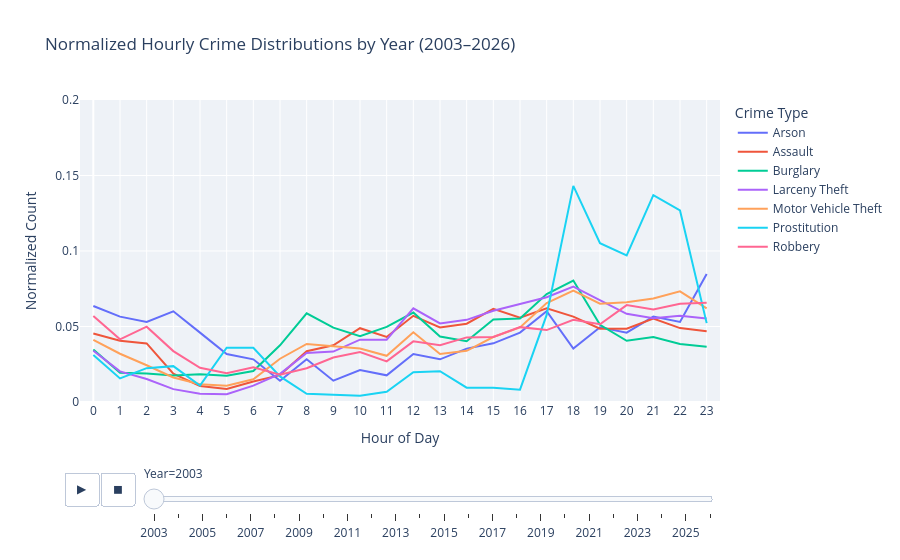
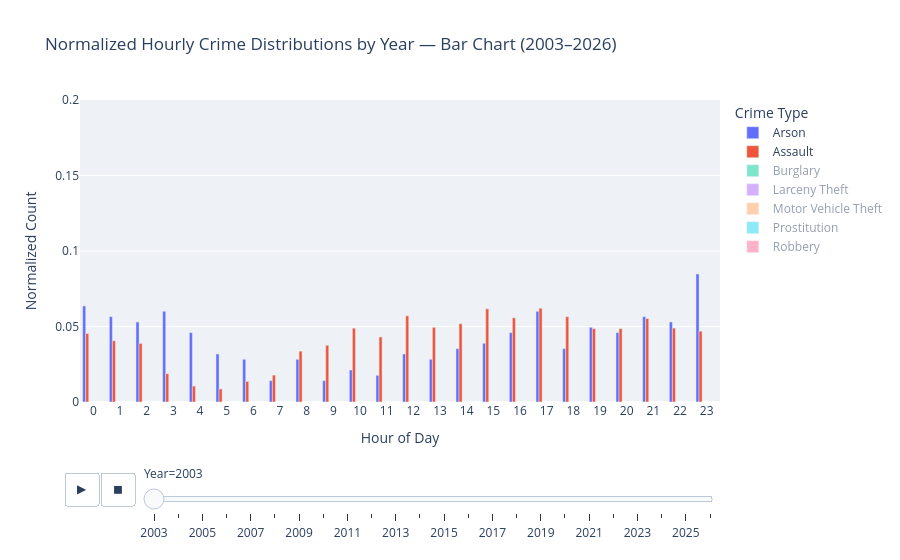

Source (notebook cell) for these figures, in order:
### Code cell
# --- animated bar chart (grouped) ---
# collect crime type names in the order Plotly assigned them
trace_names = [trace.name for trace in fig.data]

# decide which ones start visible
default_visible = {"Arson", "Assault", "Burglary", "Drug Offense", "Larceny Theft", "Motor Vehicle Theft", "Prostitution", "Robbery", "Vandalism"}

# set on base traces
for trace in fig.data:
    trace.visible = True if trace.name in default_visible else "legendonly"

# mirror exactly on every frame
for frame in fig.frames:
    for trace in frame.data:
        trace.visible = True if trace.name in default_visible else "legendonly"

fig.show()

fig_bar = px.bar(
    hourly_yearly,
    x="Hour",
    y="NormalizedCount",
    color="Incident Category",
    animation_frame="Year",
    barmode="group",
    title="Normalized Hourly Crime Distributions by Year — Bar Chart (2003–2026)",
    labels={
        "NormalizedCount": "Normalized Count",
        "Hour": "Hour of Day",
        "Incident Category": "Crime Type",
    },
    range_x=[-0.5, 23.5],
    range_y=[0, 0.2],
)

for i, trace in enumerate(fig_bar.data):
    trace.visible = True if i < 2 else "legendonly"

for frame in fig_bar.frames:
    hide_traces_in_frame(frame)

fig_bar.update_xaxes(tickmode="linear", tick0=0, dtick=1)
fig_bar.update_layout(
    legend=dict(x=1.02, y=1, xanchor="left", yanchor="top"),
    margin=dict(r=180),
    plot_bgcolor="#eef2f7",
)

fig_bar.show()

### Figure 1 — Plotly figure (JSON) as saved in the notebook; plotly's stock layout.template omitted (floating-point values rounded to 4 significant figures)
{"data": [{"hovertemplate": "Crime Type=Arson<br>Year=2003<br>Hour of Day=%{x}<br>Normalized Count=%{y}<extra></extra>", "legendgroup": "Arson", "line": {"color": "#636efa", "dash": "solid"}, "marker": {"symbol": "circle"}, "mode": "lines", "name": "Arson", "orientation": "v", "showlegend": true, "type": "scatter", "visible": true, "x": [0, 1, 2, 3, 4, 5, 6, 7, 8, 9, 10, 11, 12, 13, 14, 15, 16, 17, 18, 19, 20, 21, 22, 23], "xaxis": "x", "y": [0.0636, 0.05654, 0.053, 0.06007, 0.04594, 0.0318, 0.02827, 0.01413, 0.02827, 0.01413, 0.0212, 0.01767, 0.0318, 0.02827, 0.03534, 0.03887, 0.04594, 0.06007, 0.03534, 0.04947, 0.04594, 0.05654, 0.053, 0.08481], "yaxis": "y"}, {"hovertemplate": "Crime Type=Assault<br>Year=2003<br>Hour of Day=%{x}<br>Normalized Count=%{y}<extra></extra>", "legendgroup": "Assault", "line": {"color": "#EF553B", "dash": "solid"}, "marker": {"symbol": "circle"}, "mode": "lines", "name": "Assault", "orientation": "v", "showlegend": true, "type": "scatter", "visible": true, "x": [0, 1, 2, 3, 4, 5, 6, 7, 8, 9, 10, 11, 12, 13, 14, 15, 16, 17, 18, 19, 20, 21, 22, 23], "xaxis": "x", "y": [0.04532, 0.04056, 0.03879, 0.01874, 0.01054, 0.008672, 0.01361, 0.01781, 0.03366, 0.03758, 0.04886, 0.04308, 0.05707, 0.04942, 0.05185, 0.06173, 0.05576, 0.0621, 0.05651, 0.04858, 0.04858, 0.0553, 0.04896, 0.0469], "yaxis": "y"}, {"hovertemplate": "Crime Type=Burglary<br>Year=2003<br>Hour of Day=%{x}<br>Normalized Count=%{y}<extra></extra>", "legendgroup": "Burglary", "line": {"color": "#00cc96", "dash": "solid"}, "marker": {"symbol": "circle"}, "mode": "lines", "name": "Burglary", "orientation": "v", "showlegend": true, "type": "scatter", "visible": true, "x": [0, 1, 2, 3, 4, 5, 6, 7, 8, 9, 10, 11, 12, 13, 14, 15, 16, 17, 18, 19, 20, 21, 22, 23], "xaxis": "x", "y": [0.03472, 0.01937, 0.01886, 0.01753, 0.01836, 0.01736, 0.02053, 0.03756, 0.05876, 0.04925, 0.04357, 0.04975, 0.05927, 0.04341, 0.04023, 0.05459, 0.05526, 0.07145, 0.08047, 0.05109, 0.04057, 0.04307, 0.0384, 0.03656], "yaxis": "y"}, {"hovertemplate": "Crime Type=Larceny Theft<br>Year=2003<br>Hour of Day=%{x}<br>Normalized Count=%{y}<extra></extra>", "legendgroup": "Larceny Theft", "line": {"color": "#ab63fa", "dash": "solid"}, "marker": {"symbol": "circle"}, "mode": "lines", "name": "Larceny Theft", "orientation": "v", "showlegend": true, "type": "scatter", "visible": true, "x": [0, 1, 2, 3, 4, 5, 6, 7, 8, 9, 10, 11, 12, 13, 14, 15, 16, 17, 18, 19, 20, 21, 22, 23], "xaxis": "x", "y": [0.03392, 0.0203, 0.01523, 0.008517, 0.00541, 0.005141, 0.01086, 0.01865, 0.03246, 0.03342, 0.04128, 0.04128, 0.06204, 0.05203, 0.0544, 0.06043, 0.06488, 0.06937, 0.07647, 0.06764, 0.05843, 0.05552, 0.05709, 0.05525], "yaxis": "y"}, {"hovertemplate": "Crime Type=Motor Vehicle Theft<br>Year=2003<br>Hour of Day=%{x}<br>Normalized Count=%{y}<extra></extra>", "legendgroup": "Motor Vehicle Theft", "line": {"color": "#FFA15A", "dash": "solid"}, "marker": {"symbol": "circle"}, "mode": "lines", "name": "Motor Vehicle Theft", "orientation": "v", "showlegend": true, "type": "scatter", "visible": true, "x": [0, 1, 2, 3, 4, 5, 6, 7, 8, 9, 10, 11, 12, 13, 14, 15, 16, 17, 18, 19, 20, 21, 22, 23], "xaxis": "x", "y": [0.04109, 0.03196, 0.02431, 0.01621, 0.01176, 0.01073, 0.01507, 0.02865, 0.03847, 0.0371, 0.03538, 0.03059, 0.04623, 0.03185, 0.0339, 0.04303, 0.04942, 0.06552, 0.07385, 0.06506, 0.06609, 0.06849, 0.07328, 0.06198], "yaxis": "y"}, {"hovertemplate": "Crime Type=Prostitution<br>Year=2003<br>Hour of Day=%{x}<br>Normalized Count=%{y}<extra></extra>", "legendgroup": "Prostitution", "line": {"color": "#19d3f3", "dash": "solid"}, "marker": {"symbol": "circle"}, "mode": "lines", "name": "Prostitution", "orientation": "v", "showlegend": true, "type": "scatter", "visible": true, "x": [0, 1, 2, 3, 4, 5, 6, 7, 8, 9, 10, 11, 12, 13, 14, 15, 16, 17, 18, 19, 20, 21, 22, 23], "xaxis": "x", "y": [0.03121, 0.0156, 0.02239, 0.02374, 0.01085, 0.03596, 0.03596, 0.01696, 0.005427, 0.004749, 0.004071, 0.006784, 0.01967, 0.02035, 0.009498, 0.009498, 0.008141, 0.05767, 0.1431, 0.1052, 0.09701, 0.137, 0.1269, 0.05224], "yaxis": "y"}, {"hovertemplate": "Crime Type=Robbery<br>Year=2003<br>Hour of Day=%{x}<br>Normalized Count=%{y}<extra></extra>", "legendgroup": "Robbery", "line": {"color": "#FF6692", "dash": "solid"}, "marker": {"symbol": "circle"}, "mode": "lines", "name": "Robbery", "orientation": "v", "showlegend": true, "type": "scatter", "visible": true, "x": [0, 1, 2, 3, 4, 5, 6, 7, 8, 9, 10, 11, 12, 13, 14, 15, 16, 17, 18, 19, 20, 21, 22, 23], "xaxis": "x", "y": [0.05703, 0.04148, 0.0499, 0.0337, 0.02268, 0.01912, 0.02301, 0.01815, 0.02236, 0.02949, 0.03305, 0.0269, 0.04018, 0.03759, 0.04277, 0.0431, 0.04958, 0.04763, 0.05444, 0.05152, 0.06416, 0.06124, 0.06513, 0.06578], "yaxis": "y"}], "layout": {"legend": {"title": {"text": "Crime Type"}, "tracegroupgap": 0, "x": 1.02, "xanchor": "left", "y": 1, "yanchor": "top"}, "margin": {"r": 180}, "plot_bgcolor": "#eef2f7", "sliders": [{"active": 0, "currentvalue": {"prefix": "Year="}, "len": 0.9, "pad": {"b": 10, "t": 60}, "steps": [{"args": [["2003"], {"frame": {"duration": 0, "redraw": false}, "fromcurrent": true, "mode": "immediate", "transition": {"duration": 0, "easing": "linear"}}], "label": "2003", "method": "animate"}, {"args": [["2004"], {"frame": {"duration": 0, "redraw": false}, "fromcurrent": true, "mode": "immediate", "transition": {"duration": 0, "easing": "linear"}}], "label": "2004", "method": "animate"}, {"args": [["2005"], {"frame": {"duration": 0, "redraw": false}, "fromcurrent": true, "mode": "immediate", "transition": {"duration": 0, "easing": "linear"}}], "label": "2005", "method": "animate"}, {"args": [["2006"], {"frame": {"duration": 0, "redraw": false}, "fromcurrent": true, "mode": "immediate", "transition": {"duration": 0, "easing": "linear"}}], "label": "2006", "method": "animate"}, {"args": [["2007"], {"frame": {"duration": 0, "redraw": false}, "fromcurrent": true, "mode": "immediate", "transition": {"duration": 0, "easing": "linear"}}], "label": "2007", "method": "animate"}, {"args": [["2008"], {"frame": {"duration": 0, "redraw": false}, "fromcurrent": true, "mode": "immediate", "transition": {"duration": 0, "easing": "linear"}}], "label": "2008", "method": "animate"}, {"args": [["2009"], {"frame": {"duration": 0, "redraw": false}, "fromcurrent": true, "mode": "immediate", "transition": {"duration": 0, "easing": "linear"}}], "label": "2009", "method": "animate"}, {"args": [["2010"], {"frame": {"duration": 0, "redraw": false}, "fromcurrent": true, "mode": "immediate", "transition": {"duration": 0, "easing": "linear"}}], "label": "2010", "method": "animate"}, {"args": [["2011"], {"frame": {"duration": 0, "redraw": false}, "fromcurrent": true, "mode": "immediate", "transition": {"duration": 0, "easing": "linear"}}], "label": "2011", "method": "animate"}, {"args": [["2012"], {"frame": {"duration": 0, "redraw": false}, "fromcurrent": true, "mode": "immediate", "transition": {"duration": 0, "easing": "linear"}}], "label": "2012", "method": "animate"}, {"args": [["2013"], {"frame": {"duration": 0, "redraw": false}, "fromcurrent": true, "mode": "immediate", "transition": {"duration": 0, "easing": "linear"}}], "label": "2013", "method": "animate"}, {"args": [["2014"], {"frame": {"duration": 0, "redraw": false}, "fromcurrent": true, "mode": "immediate", "transition": {"duration": 0, "easing": "linear"}}], "label": "2014", "method": "animate"}, {"args": [["2015"], {"frame": {"duration": 0, "redraw": false}, "fromcurrent": true, "mode": "immediate", "transition": {"duration": 0, "easing": "linear"}}], "label": "2015", "method": "animate"}, {"args": [["2016"], {"frame": {"duration": 0, "redraw": false}, "fromcurrent": true, "mode": "immediate", "transition": {"duration": 0, "easing": "linear"}}], "label": "2016", "method": "animate"}, {"args": [["2017"], {"frame": {"duration": 0, "redraw": false}, "fromcurrent": true, "mode": "immediate", "transition": {"duration": 0, "easing": "linear"}}], "label": "2017", "method": "animate"}, {"args": [["2018"], {"frame": {"duration": 0, "redraw": false}, "fromcurrent": true, "mode": "immediate", "transition": {"duration": 0, "easing": "linear"}}], "label": "2018", "method": "animate"}, {"args": [["2019"], {"frame": {"duration": 0, "redraw": false}, "fromcurrent": true, "mode": "immediate", "transition": {"duration": 0, "easing": "linear"}}], "label": "2019", "method": "animate"}, {"args": [["2020"], {"frame": {"duration": 0, "redraw": false}, "fromcurrent": true, "mode": "immediate", "transition": {"duration": 0, "easing": "linear"}}], "label": "2020", "method": "animate"}, {"args": [["2021"], {"frame": {"duration": 0, "redraw": false}, "fromcurrent": true, "mode": "immediate", "transition": {"duration": 0, "easing": "linear"}}], "label": "2021", "method": "animate"}, {"args": [["2022"], {"frame": {"duration": 0, "redraw": false}, "fromcurrent": true, "mode": "immediate", "transition": {"duration": 0, "easing": "linear"}}], "label": "2022", "method": "animate"}, {"args": [["2023"], {"frame": {"duration": 0, "redraw": false}, "fromcurrent": true, "mode": "immediate", "transition": {"duration": 0, "easing": "linear"}}], "label": "2023", "method": "animate"}, {"args": [["2024"], {"frame": {"duration": 0, "redraw": false}, "fromcurrent": true, "mode": "immediate", "transition": {"duration": 0, "easing": "linear"}}], "label": "2024", "method": "animate"}, {"args": [["2025"], {"frame": {"duration": 0, "redraw": false}, "fromcurrent": true, "mode": "immediate", "transition": {"duration": 0, "easing": "linear"}}], "label": "2025", "method": "animate"}, {"args": [["2026"], {"frame": {"duration": 0, "redraw": false}, "fromcurrent": true, "mode": "immediate", "transition": {"duration": 0, "easing": "linear"}}], "label": "2026", "method": "animate"}], "x": 0.1, "xanchor": "left", "y": 0, "yanchor": "top"}], "title": {"text": "Normalized Hourly Crime Distributions by Year (2003–2026)"}, "updatemenus": [{"buttons": [{"args": [null, {"frame": {"duration": 500, "redraw": false}, "fromcurrent": true, "mode": "immediate", "transition": {"duration": 500, "easing": "linear"}}], "label": "&#9654;", "method": "animate"}, {"args": [[null], {"frame": {"duration": 0, "redraw": false}, "fromcurrent": true, "mode": "immediate", "transition": {"duration": 0, "easing": "linear"}}], "label": "&#9724;", "method": "animate"}], "direction": "left", "pad": {"r": 10, "t": 70}, "showactive": false, "type": "buttons", "x": 0.1, "xanchor": "right", "y": 0, "yanchor": "top"}], "xaxis": {"anchor": "y", "domain": [0, 1], "dtick": 1, "range": [-0.5, 23.5], "tick0": 0, "tickmode": "linear", "title": {"text": "Hour of Day"}}, "yaxis": {"anchor": "x", "domain": [0, 1], "range": [0, 0.2], "title": {"text": "Normalized Count"}}}}

### Figure 2 — Plotly figure (JSON) as saved in the notebook; plotly's stock layout.template omitted (floating-point values rounded to 4 significant figures)
{"data": [{"alignmentgroup": "True", "hovertemplate": "Crime Type=Arson<br>Year=2003<br>Hour of Day=%{x}<br>Normalized Count=%{y}<extra></extra>", "legendgroup": "Arson", "marker": {"color": "#636efa", "pattern": {"shape": ""}}, "name": "Arson", "offsetgroup": "Arson", "orientation": "v", "showlegend": true, "textposition": "auto", "type": "bar", "visible": true, "x": [0, 1, 2, 3, 4, 5, 6, 7, 8, 9, 10, 11, 12, 13, 14, 15, 16, 17, 18, 19, 20, 21, 22, 23], "xaxis": "x", "y": [0.0636, 0.05654, 0.053, 0.06007, 0.04594, 0.0318, 0.02827, 0.01413, 0.02827, 0.01413, 0.0212, 0.01767, 0.0318, 0.02827, 0.03534, 0.03887, 0.04594, 0.06007, 0.03534, 0.04947, 0.04594, 0.05654, 0.053, 0.08481], "yaxis": "y"}, {"alignmentgroup": "True", "hovertemplate": "Crime Type=Assault<br>Year=2003<br>Hour of Day=%{x}<br>Normalized Count=%{y}<extra></extra>", "legendgroup": "Assault", "marker": {"color": "#EF553B", "pattern": {"shape": ""}}, "name": "Assault", "offsetgroup": "Assault", "orientation": "v", "showlegend": true, "textposition": "auto", "type": "bar", "visible": true, "x": [0, 1, 2, 3, 4, 5, 6, 7, 8, 9, 10, 11, 12, 13, 14, 15, 16, 17, 18, 19, 20, 21, 22, 23], "xaxis": "x", "y": [0.04532, 0.04056, 0.03879, 0.01874, 0.01054, 0.008672, 0.01361, 0.01781, 0.03366, 0.03758, 0.04886, 0.04308, 0.05707, 0.04942, 0.05185, 0.06173, 0.05576, 0.0621, 0.05651, 0.04858, 0.04858, 0.0553, 0.04896, 0.0469], "yaxis": "y"}, {"alignmentgroup": "True", "hovertemplate": "Crime Type=Burglary<br>Year=2003<br>Hour of Day=%{x}<br>Normalized Count=%{y}<extra></extra>", "legendgroup": "Burglary", "marker": {"color": "#00cc96", "pattern": {"shape": ""}}, "name": "Burglary", "offsetgroup": "Burglary", "orientation": "v", "showlegend": true, "textposition": "auto", "type": "bar", "visible": "legendonly", "x": [0, 1, 2, 3, 4, 5, 6, 7, 8, 9, 10, 11, 12, 13, 14, 15, 16, 17, 18, 19, 20, 21, 22, 23], "xaxis": "x", "y": [0.03472, 0.01937, 0.01886, 0.01753, 0.01836, 0.01736, 0.02053, 0.03756, 0.05876, 0.04925, 0.04357, 0.04975, 0.05927, 0.04341, 0.04023, 0.05459, 0.05526, 0.07145, 0.08047, 0.05109, 0.04057, 0.04307, 0.0384, 0.03656], "yaxis": "y"}, {"alignmentgroup": "True", "hovertemplate": "Crime Type=Larceny Theft<br>Year=2003<br>Hour of Day=%{x}<br>Normalized Count=%{y}<extra></extra>", "legendgroup": "Larceny Theft", "marker": {"color": "#ab63fa", "pattern": {"shape": ""}}, "name": "Larceny Theft", "offsetgroup": "Larceny Theft", "orientation": "v", "showlegend": true, "textposition": "auto", "type": "bar", "visible": "legendonly", "x": [0, 1, 2, 3, 4, 5, 6, 7, 8, 9, 10, 11, 12, 13, 14, 15, 16, 17, 18, 19, 20, 21, 22, 23], "xaxis": "x", "y": [0.03392, 0.0203, 0.01523, 0.008517, 0.00541, 0.005141, 0.01086, 0.01865, 0.03246, 0.03342, 0.04128, 0.04128, 0.06204, 0.05203, 0.0544, 0.06043, 0.06488, 0.06937, 0.07647, 0.06764, 0.05843, 0.05552, 0.05709, 0.05525], "yaxis": "y"}, {"alignmentgroup": "True", "hovertemplate": "Crime Type=Motor Vehicle Theft<br>Year=2003<br>Hour of Day=%{x}<br>Normalized Count=%{y}<extra></extra>", "legendgroup": "Motor Vehicle Theft", "marker": {"color": "#FFA15A", "pattern": {"shape": ""}}, "name": "Motor Vehicle Theft", "offsetgroup": "Motor Vehicle Theft", "orientation": "v", "showlegend": true, "textposition": "auto", "type": "bar", "visible": "legendonly", "x": [0, 1, 2, 3, 4, 5, 6, 7, 8, 9, 10, 11, 12, 13, 14, 15, 16, 17, 18, 19, 20, 21, 22, 23], "xaxis": "x", "y": [0.04109, 0.03196, 0.02431, 0.01621, 0.01176, 0.01073, 0.01507, 0.02865, 0.03847, 0.0371, 0.03538, 0.03059, 0.04623, 0.03185, 0.0339, 0.04303, 0.04942, 0.06552, 0.07385, 0.06506, 0.06609, 0.06849, 0.07328, 0.06198], "yaxis": "y"}, {"alignmentgroup": "True", "hovertemplate": "Crime Type=Prostitution<br>Year=2003<br>Hour of Day=%{x}<br>Normalized Count=%{y}<extra></extra>", "legendgroup": "Prostitution", "marker": {"color": "#19d3f3", "pattern": {"shape": ""}}, "name": "Prostitution", "offsetgroup": "Prostitution", "orientation": "v", "showlegend": true, "textposition": "auto", "type": "bar", "visible": "legendonly", "x": [0, 1, 2, 3, 4, 5, 6, 7, 8, 9, 10, 11, 12, 13, 14, 15, 16, 17, 18, 19, 20, 21, 22, 23], "xaxis": "x", "y": [0.03121, 0.0156, 0.02239, 0.02374, 0.01085, 0.03596, 0.03596, 0.01696, 0.005427, 0.004749, 0.004071, 0.006784, 0.01967, 0.02035, 0.009498, 0.009498, 0.008141, 0.05767, 0.1431, 0.1052, 0.09701, 0.137, 0.1269, 0.05224], "yaxis": "y"}, {"alignmentgroup": "True", "hovertemplate": "Crime Type=Robbery<br>Year=2003<br>Hour of Day=%{x}<br>Normalized Count=%{y}<extra></extra>", "legendgroup": "Robbery", "marker": {"color": "#FF6692", "pattern": {"shape": ""}}, "name": "Robbery", "offsetgroup": "Robbery", "orientation": "v", "showlegend": true, "textposition": "auto", "type": "bar", "visible": "legendonly", "x": [0, 1, 2, 3, 4, 5, 6, 7, 8, 9, 10, 11, 12, 13, 14, 15, 16, 17, 18, 19, 20, 21, 22, 23], "xaxis": "x", "y": [0.05703, 0.04148, 0.0499, 0.0337, 0.02268, 0.01912, 0.02301, 0.01815, 0.02236, 0.02949, 0.03305, 0.0269, 0.04018, 0.03759, 0.04277, 0.0431, 0.04958, 0.04763, 0.05444, 0.05152, 0.06416, 0.06124, 0.06513, 0.06578], "yaxis": "y"}], "layout": {"barmode": "group", "legend": {"title": {"text": "Crime Type"}, "tracegroupgap": 0, "x": 1.02, "xanchor": "left", "y": 1, "yanchor": "top"}, "margin": {"r": 180}, "plot_bgcolor": "#eef2f7", "sliders": [{"active": 0, "currentvalue": {"prefix": "Year="}, "len": 0.9, "pad": {"b": 10, "t": 60}, "steps": [{"args": [["2003"], {"frame": {"duration": 0, "redraw": true}, "fromcurrent": true, "mode": "immediate", "transition": {"duration": 0, "easing": "linear"}}], "label": "2003", "method": "animate"}, {"args": [["2004"], {"frame": {"duration": 0, "redraw": true}, "fromcurrent": true, "mode": "immediate", "transition": {"duration": 0, "easing": "linear"}}], "label": "2004", "method": "animate"}, {"args": [["2005"], {"frame": {"duration": 0, "redraw": true}, "fromcurrent": true, "mode": "immediate", "transition": {"duration": 0, "easing": "linear"}}], "label": "2005", "method": "animate"}, {"args": [["2006"], {"frame": {"duration": 0, "redraw": true}, "fromcurrent": true, "mode": "immediate", "transition": {"duration": 0, "easing": "linear"}}], "label": "2006", "method": "animate"}, {"args": [["2007"], {"frame": {"duration": 0, "redraw": true}, "fromcurrent": true, "mode": "immediate", "transition": {"duration": 0, "easing": "linear"}}], "label": "2007", "method": "animate"}, {"args": [["2008"], {"frame": {"duration": 0, "redraw": true}, "fromcurrent": true, "mode": "immediate", "transition": {"duration": 0, "easing": "linear"}}], "label": "2008", "method": "animate"}, {"args": [["2009"], {"frame": {"duration": 0, "redraw": true}, "fromcurrent": true, "mode": "immediate", "transition": {"duration": 0, "easing": "linear"}}], "label": "2009", "method": "animate"}, {"args": [["2010"], {"frame": {"duration": 0, "redraw": true}, "fromcurrent": true, "mode": "immediate", "transition": {"duration": 0, "easing": "linear"}}], "label": "2010", "method": "animate"}, {"args": [["2011"], {"frame": {"duration": 0, "redraw": true}, "fromcurrent": true, "mode": "immediate", "transition": {"duration": 0, "easing": "linear"}}], "label": "2011", "method": "animate"}, {"args": [["2012"], {"frame": {"duration": 0, "redraw": true}, "fromcurrent": true, "mode": "immediate", "transition": {"duration": 0, "easing": "linear"}}], "label": "2012", "method": "animate"}, {"args": [["2013"], {"frame": {"duration": 0, "redraw": true}, "fromcurrent": true, "mode": "immediate", "transition": {"duration": 0, "easing": "linear"}}], "label": "2013", "method": "animate"}, {"args": [["2014"], {"frame": {"duration": 0, "redraw": true}, "fromcurrent": true, "mode": "immediate", "transition": {"duration": 0, "easing": "linear"}}], "label": "2014", "method": "animate"}, {"args": [["2015"], {"frame": {"duration": 0, "redraw": true}, "fromcurrent": true, "mode": "immediate", "transition": {"duration": 0, "easing": "linear"}}], "label": "2015", "method": "animate"}, {"args": [["2016"], {"frame": {"duration": 0, "redraw": true}, "fromcurrent": true, "mode": "immediate", "transition": {"duration": 0, "easing": "linear"}}], "label": "2016", "method": "animate"}, {"args": [["2017"], {"frame": {"duration": 0, "redraw": true}, "fromcurrent": true, "mode": "immediate", "transition": {"duration": 0, "easing": "linear"}}], "label": "2017", "method": "animate"}, {"args": [["2018"], {"frame": {"duration": 0, "redraw": true}, "fromcurrent": true, "mode": "immediate", "transition": {"duration": 0, "easing": "linear"}}], "label": "2018", "method": "animate"}, {"args": [["2019"], {"frame": {"duration": 0, "redraw": true}, "fromcurrent": true, "mode": "immediate", "transition": {"duration": 0, "easing": "linear"}}], "label": "2019", "method": "animate"}, {"args": [["2020"], {"frame": {"duration": 0, "redraw": true}, "fromcurrent": true, "mode": "immediate", "transition": {"duration": 0, "easing": "linear"}}], "label": "2020", "method": "animate"}, {"args": [["2021"], {"frame": {"duration": 0, "redraw": true}, "fromcurrent": true, "mode": "immediate", "transition": {"duration": 0, "easing": "linear"}}], "label": "2021", "method": "animate"}, {"args": [["2022"], {"frame": {"duration": 0, "redraw": true}, "fromcurrent": true, "mode": "immediate", "transition": {"duration": 0, "easing": "linear"}}], "label": "2022", "method": "animate"}, {"args": [["2023"], {"frame": {"duration": 0, "redraw": true}, "fromcurrent": true, "mode": "immediate", "transition": {"duration": 0, "easing": "linear"}}], "label": "2023", "method": "animate"}, {"args": [["2024"], {"frame": {"duration": 0, "redraw": true}, "fromcurrent": true, "mode": "immediate", "transition": {"duration": 0, "easing": "linear"}}], "label": "2024", "method": "animate"}, {"args": [["2025"], {"frame": {"duration": 0, "redraw": true}, "fromcurrent": true, "mode": "immediate", "transition": {"duration": 0, "easing": "linear"}}], "label": "2025", "method": "animate"}, {"args": [["2026"], {"frame": {"duration": 0, "redraw": true}, "fromcurrent": true, "mode": "immediate", "transition": {"duration": 0, "easing": "linear"}}], "label": "2026", "method": "animate"}], "x": 0.1, "xanchor": "left", "y": 0, "yanchor": "top"}], "title": {"text": "Normalized Hourly Crime Distributions by Year — Bar Chart (2003–2026)"}, "updatemenus": [{"buttons": [{"args": [null, {"frame": {"duration": 500, "redraw": true}, "fromcurrent": true, "mode": "immediate", "transition": {"duration": 500, "easing": "linear"}}], "label": "&#9654;", "method": "animate"}, {"args": [[null], {"frame": {"duration": 0, "redraw": true}, "fromcurrent": true, "mode": "immediate", "transition": {"duration": 0, "easing": "linear"}}], "label": "&#9724;", "method": "animate"}], "direction": "left", "pad": {"r": 10, "t": 70}, "showactive": false, "type": "buttons", "x": 0.1, "xanchor": "right", "y": 0, "yanchor": "top"}], "xaxis": {"anchor": "y", "domain": [0, 1], "dtick": 1, "range": [-0.5, 23.5], "tick0": 0, "tickmode": "linear", "title": {"text": "Hour of Day"}}, "yaxis": {"anchor": "x", "domain": [0, 1], "range": [0, 0.2], "title": {"text": "Normalized Count"}}}}
